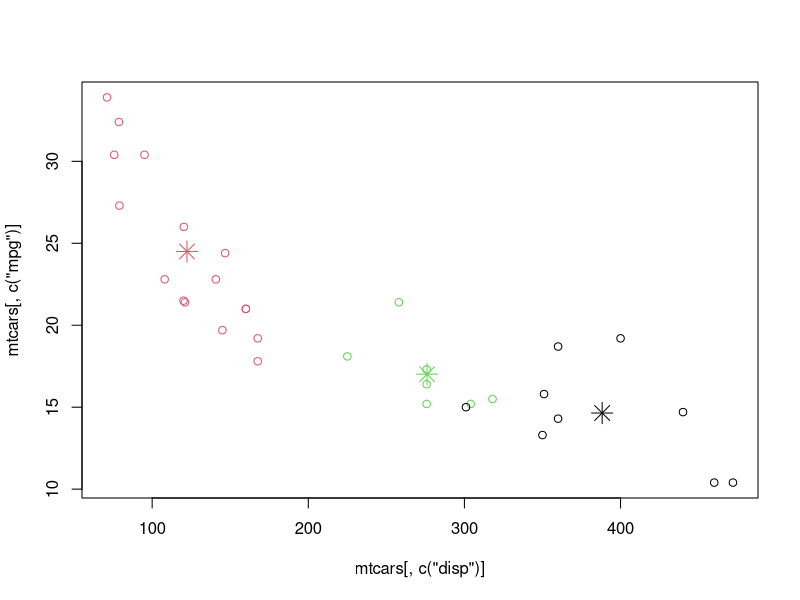
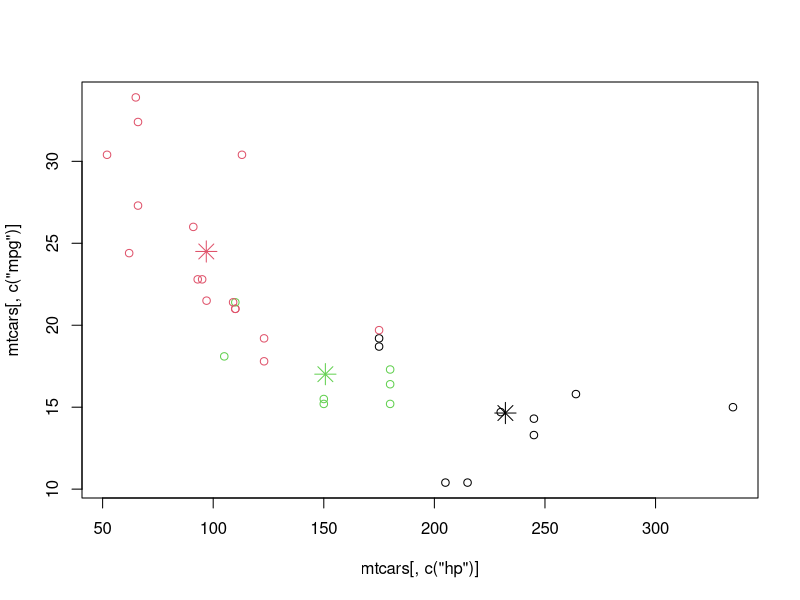
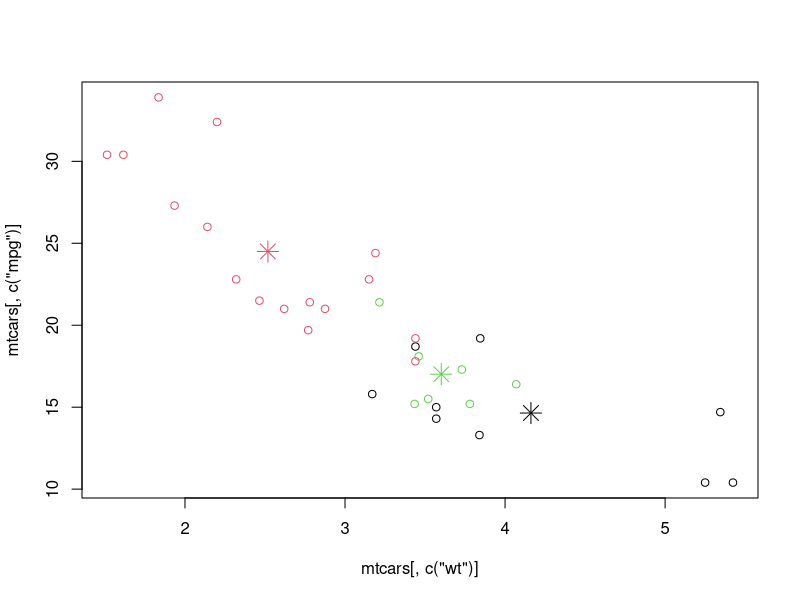
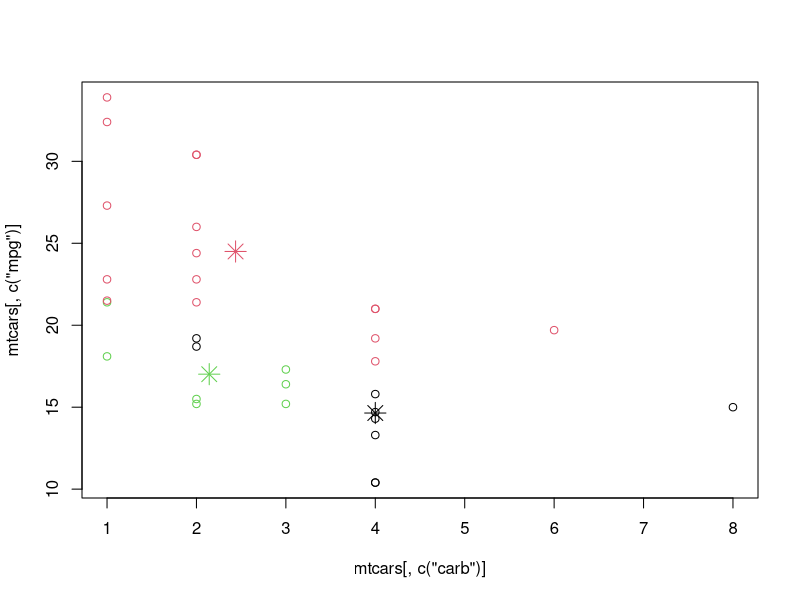

Write the R code that produced these figures, in order.
## ---- chunk 1
data(mtcars)
summary(mtcars)
set.seed(42)
## ---- chunk 2
cars_km <- kmeans(mtcars[c("mpg", "disp", "hp", "wt", "carb")], 3, nstart = 25)
cars_km
## ---- chunk 3
table(cars_km$cluster, mtcars$cyl)
## ---- chunk 4
head(cars_km$centers)
## ---- chunk 5
plot(mtcars[,c("disp")], mtcars[,c("mpg")], col=cars_km$cluster)
points(cars_km$centers[,c(2,1)], col=1:3, pch=8, cex=2)
## ---- chunk 6
plot(mtcars[,c("hp")], mtcars[,c("mpg")], col=cars_km$cluster)
points(cars_km$centers[,c(3,1)], col=1:3, pch=8, cex=2)
## ---- chunk 7
plot(mtcars[,c("wt")], mtcars[,c("mpg")], col=cars_km$cluster)
points(cars_km$centers[,c(4,1)], col=1:3, pch=8, cex=2)
## ---- chunk 8
plot(mtcars[,c("carb")], mtcars[,c("mpg")], col=cars_km$cluster)
points(cars_km$centers[,c(5,1)], col=1:3, pch=8, cex=2)
